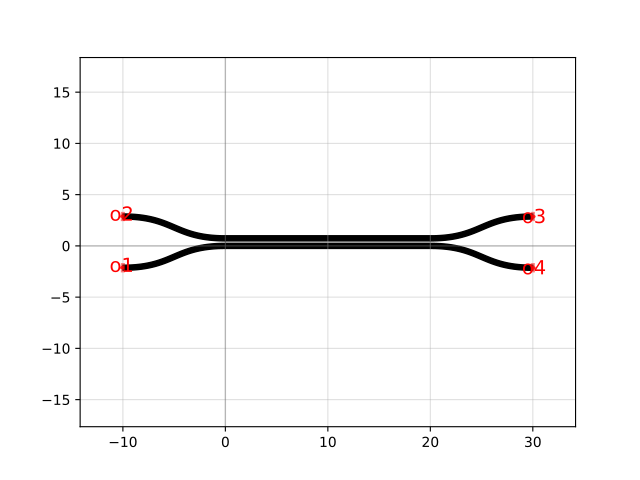

Reproduce this figure in Python.
import gdsfactory as gf

c = gf.components.coupler(gap=0.236, length=20.0, dy=5.0, dx=10.0, cross_section='strip')
c.plot()
